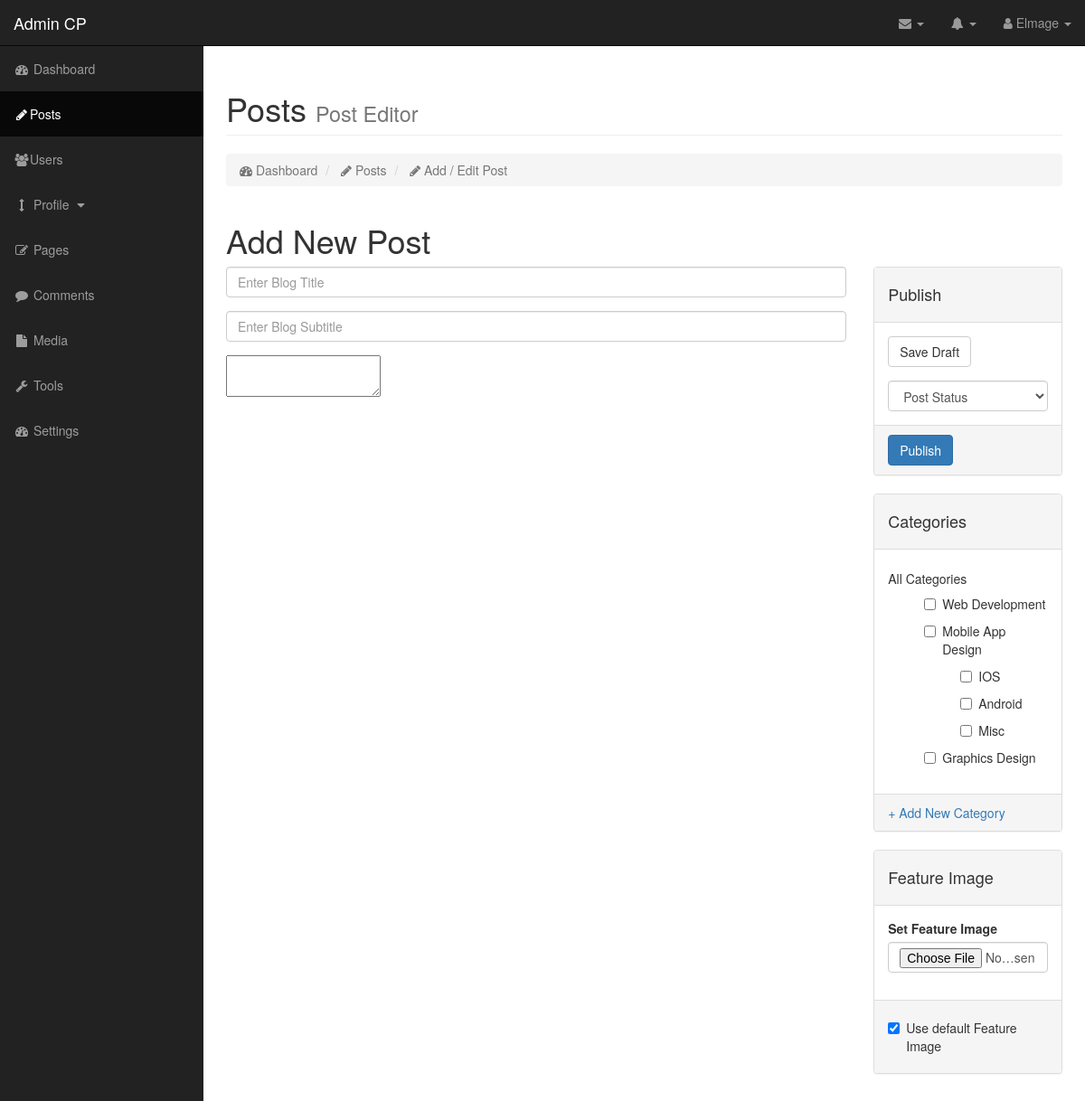
/new_post.php (signed in), run on the app's committed database.
### tables this page shows
CREATE TABLE `users` (
  `id` int(10) UNSIGNED NOT NULL,
  `userType` enum('public','author','editor','admin','superAdmin') DEFAULT NULL,
  `username` varchar(30) NOT NULL,
  `first_name` varchar(40) NOT NULL,
  `last_name` varchar(40) NOT NULL,
  `publish_name` varchar(100) NOT NULL,
  `email` varchar(40) NOT NULL,
  `bio` text NOT NULL,
  `avatar` varchar(255) NOT NULL,
  `password` char(255) NOT NULL,
  `salt` varchar(255) NOT NULL,
  `dateAdded` timestamp NOT NULL DEFAULT CURRENT_TIMESTAMP
);

CREATE TABLE `categories` (
  `id` int(11) NOT NULL,
  `category_name` varchar(255) NOT NULL,
  `description` text NOT NULL,
  `isParentCategory` tinyint(1) NOT NULL,
  `parentCategoryId` int(11) NOT NULL,
  `dateAdded` timestamp NOT NULL DEFAULT CURRENT_TIMESTAMP
);

### new_post.php (called while the page is built, shortened)
<?php
$user = new User();
if (empty($page)) {
	$page = new Page();
}
require_once('views/dashboard_header.inc.php');
require_once('views/dashboard_sidebar.inc.php');
require_once('views/post.php');
require_once('views/dashboard_footer.inc.php');
?>

### classes/Config.php (called while the page is built)
<?php
class Config {
	public static function get($path = null) {
		if ($path) {
			$config = $GLOBALS['config'];
			$path = explode('/', $path);
			foreach ($path as $bit) {
				if (isset($config[$bit])) {
					$config = $config[$bit];
				}
			}
			return $config;
		}
		return false;
	}
}
?>

### classes/DB.php (called while the page is built, shortened)
<?php
class DB {
	private static $_instance = null;
	private $_pdo,
			$_query,
			$_error = false,
			$_results,
			$_count = 0;
	private function __construct() {
		try {
			$this->_pdo = new PDO('mysql:host='. Config::get('mysql/host') . ';dbname='. Config::get('mysql/db'), Config::get('mysql/username'), Config::get('mysql/password'));
		} catch(PDOException $e) {
			die($e->getMessage());
		}
	}
	public static function getInstance() {
		if (!isset(self::$_instance)) {
			self::$_instance = new DB();
		}
		return self::$_instance;
	}
	public function query($sql, $params = array()) {
		$this->_error = false;
		if ($this->_query = $this->_pdo->prepare($sql)) {
			$x = 1;
			if (count($params)) {
				foreach ($params as $param) {
					$this->_query->bindValue($x, $param);
					$x++;
				}
			}
			if ($this->_query->execute()) {
				$this->_results = $this->_query->fetchAll(PDO::FETCH_OBJ);
				$this->_count = $this->_query->rowCount();
			} else {
				$this->_error = true;
			}
		}
		return $this;
	}
	public function action($action, $table, $where = array(), $orderby = null) {
		if (count($where) === 3) {
			$operators = array('=', '>', '<', '>=', '<=');
			$field    = $where[0];
			$operator = $where[1];
			$value    = $where[2];
			if (empty($orderby) && in_array($operator, $operators)) {
				$sql = "{$action} FROM {$table} WHERE {$field} {$operator} ?";
				if (!$this->query($sql, array($value))->error()) {
					return $this;
				}
			}
		}
		return false;
	}
	public function get($table, $where, $orderby = null) {
		if (!empty($orderby)) {
			return $this->action('SELECT *', $table, $where, $orderby);
		} else {
			return $this->action('SELECT *', $table, $where);
		}
	}
	public function results() {
		return $this->_results;
	}
	public function first() {
		return $this->results()[0];
	}
	public function error() {
		return $this->_error;
	}
	public function count() {
		return $this->_count;
	}
}
?>

### classes/User.php (called while the page is built, shortened)
<?php
class User {
	private $_db;
	private $_data;
	function __construct($user = null) {
		$this->_db = DB::getInstance();
		$this->_sessionName = Config::get('session/session_name');
		if (!$user) {
			if (Session::exists($this->_sessionName)) {
				$user = Session::get($this->_sessionName);
				if($this->find($user)) {
					$this->_isLoggedIn = true;
				} else {
					$this->_isLoggedIn = false;
				}
			}
		} else {
			$this->find($user);
		}
	}
	public function find($user = null) {
		if ($user) {
			$field = (is_numeric($user)) ? 'id' : 'username';
			$data = $this->_db->get('users', array($field, '=', $user));
			if ($data->count()) {
				$this->_data = $data->first();
				return true;
			}
		}
		return false;
	}
	public function data() {
		return $this->_data;
	}
}
?>

### classes/Session.php (called while the page is built, shortened)
<?php
class Session {
	public static function exists($name) {
		return (isset($_SESSION[$name])) ? true : false;
	}
	public static function get($name) {
		return $_SESSION[$name];
	}
}
?>

### classes/Input.php (called while the page is built, shortened)
<?php
class Input {
	public static function get($item) {
		return false;
	}
}
?>

### classes/Page.php (called while the page is built, shortened)
<?php
class Page {
	private $_db;
	public function __construct($page = null, $editMode = false) {
		if (is_null($page)) {
			$table = 'isPublished';
			$operator = '=';
			$page = 1;
		} elseif ($page === 'all') {
			$table = 'id';
			$operator = '>=';
			$page = 1;
		} else {
			$this->_pageId = (int) $page;
			$table = 'id';
			$operator = '=';
		}
		$this->_db = DB::getInstance();
		try {
			$pageData = $this->_db->get('post', array($table, $operator, $page));
			if ($table === 'isPublished' OR $operator === '>=') {
				$this->_allPages = $pageData->results();
			} elseif ($table === 'id' && ($pageData->first()->isPublished == true OR $editMode === true)) {
				$this->_pageData = $pageData->first();
			}
		} catch (Exception $e) {
			echo $e->getMessage();
		}
	}
	public function getAllCategories() {
		$cat = $this->_db->get('categories', array('id', '>=', 1));
		if ($cat == true) {
			return $cat->results();
		}
		return false;
	}
}
?>

### views/post.php (the view, shortened to what this page needs)
<div id="page-wrapper">
    <div class="container-fluid">
        <div class="row">
            <div class="col-lg-12">
                <h1 class="page-header">
                    Posts <small>Post Editor</small>
                </h1>
                <ol class="breadcrumb">
                    <li class="active">
                        <i class="fa fa-dashboard"></i> Dashboard
                    </li>
                    <li class="active">
                        <i class="fa fa-pencil"></i> Posts
                    </li>
                    <li class="active">
                        <i class="fa fa-pencil"></i> Add / Edit Post
                    </li>
                </ol>
            </div>
        </div>
        <form method="post" role="form" action="">
            <div class="row">
                <div class="col-lg-12">
                    <h1><?php echo (empty(Input::get('editPost'))) ? 'Add New Post' : 'Edit Post'; ?></h1>
                </div>
            </div>
            <div class="row">
                <div class="col-lg-9">
                        <div class="form-group">
                            <input type="text" name="title" class="form-control" id="title" value="<?php echo (empty($pageData)) ? '' : $pageData->title; ?>" placeholder="Enter Blog Title">
                        </div>
                        <div class="form-group">
                            <input type="text" name="subtitle" class="form-control" id="subtitle" value="<?php echo (empty($pageData)) ? '' : $pageData->subtitle; ?>" placeholder="Enter Blog Subtitle">
                        </div>
                        <textarea id="mytextarea" name="mytextarea"><?php echo (empty($pageData)) ? '' : $pageData->content; ?></textarea>
                </div>
                <div class="col-lg-3">
                    <div class="panel panel-default">
                        <div class="panel-heading">
                            <h4>Publish</h4>
                        </div>
                        <div class="panel-body">
                            <div class="form-group">
                                <input type="submit" name="saveDraft" class="btn btn-default" value="Save Draft">
                            </div>
                            <select class="form-control" name="publishOption">
                                <option>Post Status</option>
                            </select>
                        </div>
                        <div class="panel-footer">
                            <input type="submit" name="publish" class="btn btn-primary" value="<?php echo (empty(Input::get('editPost'))) ? 'Publish' : 'Publish Edit'; ?>">
                        </div>
                    </div>
                    <div class="panel panel-default">
                        <div class="panel-heading">
                            <h4>Categories</h4>
                        </div>
                        <div class="panel-body">
                            <h5>All Categories</h5>
                            <div class="form-group">
                                <ul class="category-list">
                                <?php
                                    $allCategories = $page->getAllCategories();
                                    $catCnt = count($allCategories);
                                    for ($i=0; $i < $catCnt; $i++) {
                                        if ($allCategories[$i]->isParentCategory == true) {
                                ?>
                                        <li>
                                            <div class="checkbox">
                                                <label>
                                                    <input type="checkbox" name="chkbox[]" value="<?php echo $allCategories[$i]->id; ?>" <?php if(!empty($pageData) && $pageData->post_category == $allCategories[$i]->id) echo "checked";?>><?php echo $allCategories[$i]->category_name; ?>
                                                </label>
                                            </div>
                                <?php
                                        for ($j=0; $j < $catCnt; $j++) {
                                            if ($allCategories[$j]->parentCategoryId == $allCategories[$i]->id) {
                                ?>
                                                <ul class="category-list">
                                                    <li>
                                                        <div class="checkbox">
                                                            <label><input type="checkbox" name="subChkbox[]" value="<?php echo $allCategories[$j]->id; ?>" <?php if(!empty($pageData) && $pageData->post_category == $allCategories[$j]->id) echo "checked";?>><?php echo $allCategories[$j]->category_name; ?></label>
                                                        </div>
                                                    </li>
                                                </ul>
                                <?php
                                            }
                                        }
                                ?>
                                        </li>
                                <?php
                                        }
                                    }
                                ?>
                                </ul>
                            </div>
                        </div>
                        <div class="panel-footer">
                            <a href="#">+ Add New Category</a>
                        </div>
                    </div>
                    <div class="panel panel-default">
                        <div class="panel-heading">
                            <h4>Feature Image</h4>
                        </div>
                        <div class="panel-body">
                            <div class="form-group">
                                <label>Set Feature Image</label>
                                <input type="file" name="fileToUpload" id="fileToUpload" class="form-control">
                            </div>
                        </div>
                        <div class="panel-footer">
                            <div class="checkbox">
                                <label><input type="checkbox" name="imgChkbox[]" value="1" checked>Use default Feature Image</label>
                            </div>
                        </div>
                    </div>
                </div>
            </div>
        </form>
    </div>
</div>

### views/dashboard_header.inc.php (shortened to what this page needs)
<!DOCTYPE html>
<html lang="en">
<head>
    <link href="css/dashboard/bootstrap.min.css" rel="stylesheet">
    <link href="css/sb-admin.css" rel="stylesheet">
    <link href="css/mystyle.css" rel="stylesheet">
    <link href="css/plugins/morris.css" rel="stylesheet">
    <link href="lib/font-awesome/css/font-awesome.min.css" rel="stylesheet">
</head>
<body>
    <div id="wrapper">
        <nav class="navbar navbar-inverse navbar-fixed-top" role="navigation">
            <div class="navbar-header">
                <a class="navbar-brand" href="dashboard.php">Admin CP</a>
            </div>
            <ul class="nav navbar-right top-nav">
                <li class="dropdown">
                    <a href="#" class="dropdown-toggle" data-toggle="dropdown"><i class="fa fa-envelope"></i> <b class="caret"></b></a>
                </li>
                <li class="dropdown">
                    <a href="#" class="dropdown-toggle" data-toggle="dropdown"><i class="fa fa-bell"></i> <b class="caret"></b></a>
                </li>
                <li class="dropdown">
                    <a href="#" class="dropdown-toggle" data-toggle="dropdown"><i class="fa fa-user"></i><?php echo ' ' . $user->data()->username . ' '; ?><b class="caret"></b></a>
                </li>
            </ul>

### css/sb-admin.css (style rules this page uses)
body { margin-top: 100px; background-color: #222; }
@media (min-width:768px) { body { margin-top: 50px; } }
#wrapper { padding-left: 0; }
#page-wrapper { width: 100%; padding: 0; background-color: #fff; }
@media (min-width:768px) { #wrapper { padding-left: 225px; } }
@media (min-width:768px) { #page-wrapper { padding: 10px; } }
.top-nav { padding: 0 15px; }
.top-nav>li { display: inline-block; float: left; }
.top-nav>li>a { padding-top: 15px; padding-bottom: 15px; line-height: 20px; color: #999; }

### css/mystyle.css (style rules this page uses)
.category-list { list-style-type: none; }

### data on the page
users: username "Elmage"
categories: category_name "Web Development"
categories: category_name "Mobile App Design"
categories: category_name "IOS"
categories: category_name "Android"
categories: category_name "Misc"
categories: category_name "Graphics Design"
